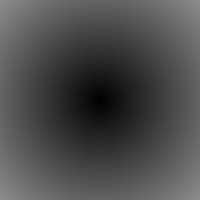
Frame 1 (no input)
Frame 60 (the mouse pressed at the canvas centre just before this capture): identical to frame 1, image omitted
Frame 120 (the mouse held since frame 60 and released just before this capture): identical to frame 1, image omitted

The Processing sketch that drew this single still picture (run headless with seeded random() and noise(); from frame 60 on, the mouse is pressed at the canvas centre):

// Processing sketch: Helton_S11_A5
// ── Helton_S11_A5.pde
void setup() {
  size(200, 200);
}
void draw() {
  loadPixels();
  for (int x = 0; x < width; x++) {
    for (int y = 0; y < height; y++) {
      int loc = x + y * width;
      pixels[loc] = color(dist(width/2, height/2, x, y));
    }
  }
  updatePixels();
}
